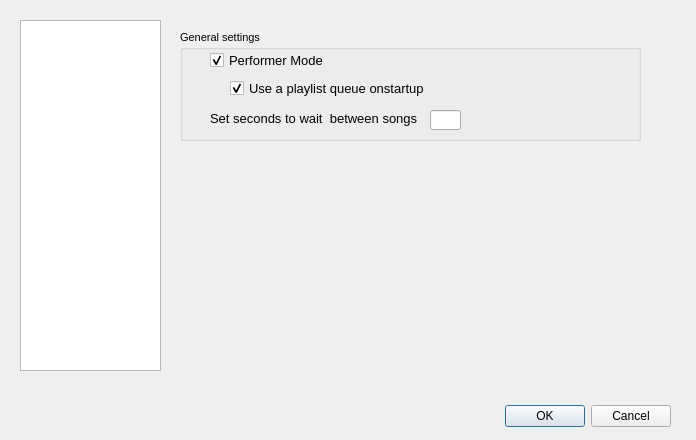
<?xml version="1.0" encoding="UTF-8"?>
<!--
Copyright (c) 2017 Tim Chen

This file is part of PyKS.

This file may be used under the terms of the GNU General Public License
version 3.0 as published by the Free Software Foundation and appearing in
the file LICENSE included in the packaging of this file.  Please review the
following information to ensure the GNU General Public License version 3.0
requirements will be met: http://www.gnu.org/copyleft/gpl.html.

This file is provided AS IS with NO WARRANTY OF ANY KIND, INCLUDING THE
WARRANTY OF DESIGN, MERCHANTABILITY AND FITNESS FOR A PARTICULAR PURPOSE.
See the GNU Public License along with PyKS.
-->
<ui version="4.0">
 <class>SettingsDialog</class>
 <widget class="QDialog" name="SettingsDialog">
  <property name="windowModality">
   <enum>Qt::NonModal</enum>
  </property>
  <property name="geometry">
   <rect>
    <x>0</x>
    <y>0</y>
    <width>696</width>
    <height>440</height>
   </rect>
  </property>
  <property name="windowTitle">
   <string>Dialog</string>
  </property>
  <property name="modal">
   <bool>true</bool>
  </property>
  <widget class="QDialogButtonBox" name="controlBox">
   <property name="geometry">
    <rect>
     <x>330</x>
     <y>400</y>
     <width>341</width>
     <height>32</height>
    </rect>
   </property>
   <property name="orientation">
    <enum>Qt::Horizontal</enum>
   </property>
   <property name="standardButtons">
    <set>QDialogButtonBox::Cancel|QDialogButtonBox::Ok</set>
   </property>
  </widget>
  <widget class="QListWidget" name="settingsList">
   <property name="geometry">
    <rect>
     <x>20</x>
     <y>20</y>
     <width>141</width>
     <height>351</height>
    </rect>
   </property>
   <property name="font">
    <font>
     <pointsize>10</pointsize>
    </font>
   </property>
  </widget>
  <widget class="QStackedWidget" name="stackedWidget">
   <property name="geometry">
    <rect>
     <x>180</x>
     <y>0</y>
     <width>471</width>
     <height>351</height>
    </rect>
   </property>
   <property name="font">
    <font>
     <pointsize>10</pointsize>
    </font>
   </property>
   <property name="currentIndex">
    <number>0</number>
   </property>
   <widget class="QWidget" name="page">
    <widget class="QGroupBox" name="groupBox_4">
     <property name="geometry">
      <rect>
       <x>0</x>
       <y>30</y>
       <width>461</width>
       <height>111</height>
      </rect>
     </property>
     <property name="font">
      <font>
       <pointsize>8</pointsize>
      </font>
     </property>
     <property name="title">
      <string>General settings</string>
     </property>
     <widget class="QCheckBox" name="performerModeCheckBox">
      <property name="geometry">
       <rect>
        <x>30</x>
        <y>20</y>
        <width>299</width>
        <height>20</height>
       </rect>
      </property>
      <property name="font">
       <font>
        <pointsize>10</pointsize>
        <weight>50</weight>
        <bold>false</bold>
       </font>
      </property>
      <property name="text">
       <string>Performer Mode</string>
      </property>
      <property name="checked">
       <bool>true</bool>
      </property>
     </widget>
     <widget class="QLineEdit" name="secondsToWaitTextBox">
      <property name="geometry">
       <rect>
        <x>250</x>
        <y>80</y>
        <width>31</width>
        <height>20</height>
       </rect>
      </property>
      <property name="font">
       <font>
        <pointsize>10</pointsize>
       </font>
      </property>
     </widget>
     <widget class="QLabel" name="label_5">
      <property name="geometry">
       <rect>
        <x>30</x>
        <y>80</y>
        <width>211</width>
        <height>16</height>
       </rect>
      </property>
      <property name="font">
       <font>
        <pointsize>10</pointsize>
       </font>
      </property>
      <property name="text">
       <string>Set seconds to wait  between songs</string>
      </property>
     </widget>
     <widget class="QCheckBox" name="queueOnStartupCheckBox">
      <property name="geometry">
       <rect>
        <x>50</x>
        <y>50</y>
        <width>231</width>
        <height>17</height>
       </rect>
      </property>
      <property name="font">
       <font>
        <pointsize>10</pointsize>
       </font>
      </property>
      <property name="text">
       <string>Use a playlist queue onstartup</string>
      </property>
      <property name="checked">
       <bool>true</bool>
      </property>
     </widget>
    </widget>
   </widget>
   <widget class="QWidget" name="page_2">
    <widget class="QGroupBox" name="groupBox">
     <property name="geometry">
      <rect>
       <x>0</x>
       <y>20</y>
       <width>451</width>
       <height>71</height>
      </rect>
     </property>
     <property name="font">
      <font>
       <pointsize>8</pointsize>
      </font>
     </property>
     <property name="title">
      <string>Network settings</string>
     </property>
     <widget class="QLabel" name="label_2">
      <property name="geometry">
       <rect>
        <x>20</x>
        <y>30</y>
        <width>71</width>
        <height>16</height>
       </rect>
      </property>
      <property name="font">
       <font>
        <pointsize>10</pointsize>
       </font>
      </property>
      <property name="text">
       <string>IP Address</string>
      </property>
     </widget>
     <widget class="QLineEdit" name="hostAddressTextBox">
      <property name="geometry">
       <rect>
        <x>90</x>
        <y>30</y>
        <width>101</width>
        <height>20</height>
       </rect>
      </property>
      <property name="font">
       <font>
        <pointsize>10</pointsize>
       </font>
      </property>
      <property name="inputMask">
       <string>000.000.000.000</string>
      </property>
     </widget>
     <widget class="QLabel" name="label_3">
      <property name="geometry">
       <rect>
        <x>210</x>
        <y>30</y>
        <width>31</width>
        <height>16</height>
       </rect>
      </property>
      <property name="font">
       <font>
        <pointsize>10</pointsize>
       </font>
      </property>
      <property name="text">
       <string>Port</string>
      </property>
     </widget>
     <widget class="QLineEdit" name="hostPortTextBox">
      <property name="geometry">
       <rect>
        <x>250</x>
        <y>30</y>
        <width>41</width>
        <height>20</height>
       </rect>
      </property>
      <property name="inputMask">
       <string>00000</string>
      </property>
      <property name="text">
       <string/>
      </property>
     </widget>
     <widget class="QPushButton" name="autoDetectButton">
      <property name="geometry">
       <rect>
        <x>320</x>
        <y>30</y>
        <width>101</width>
        <height>23</height>
       </rect>
      </property>
      <property name="text">
       <string>Auto detect</string>
      </property>
     </widget>
    </widget>
    <widget class="QGroupBox" name="groupBox_2">
     <property name="geometry">
      <rect>
       <x>0</x>
       <y>130</y>
       <width>451</width>
       <height>161</height>
      </rect>
     </property>
     <property name="font">
      <font>
       <pointsize>8</pointsize>
      </font>
     </property>
     <property name="title">
      <string>Karaoke server settings</string>
     </property>
     <widget class="QCheckBox" name="serverOnStartupCheckBox">
      <property name="geometry">
       <rect>
        <x>20</x>
        <y>30</y>
        <width>191</width>
        <height>31</height>
       </rect>
      </property>
      <property name="font">
       <font>
        <pointsize>10</pointsize>
       </font>
      </property>
      <property name="text">
       <string>Automatically start the server</string>
      </property>
     </widget>
     <widget class="QLabel" name="label_4">
      <property name="geometry">
       <rect>
        <x>20</x>
        <y>130</y>
        <width>301</width>
        <height>16</height>
       </rect>
      </property>
      <property name="font">
       <font>
        <pointsize>10</pointsize>
       </font>
      </property>
      <property name="text">
       <string>Set Max Number of Clients (-1 = Unlimited)</string>
      </property>
     </widget>
     <widget class="QLineEdit" name="maxConnectedClientsTextBox">
      <property name="geometry">
       <rect>
        <x>280</x>
        <y>130</y>
        <width>71</width>
        <height>20</height>
       </rect>
      </property>
      <property name="font">
       <font>
        <pointsize>10</pointsize>
       </font>
      </property>
     </widget>
     <widget class="QCheckBox" name="allowMultipleConnectionsCheckBox">
      <property name="geometry">
       <rect>
        <x>20</x>
        <y>100</y>
        <width>321</width>
        <height>17</height>
       </rect>
      </property>
      <property name="font">
       <font>
        <pointsize>10</pointsize>
       </font>
      </property>
      <property name="text">
       <string>Allow multiple connections from the same client</string>
      </property>
     </widget>
     <widget class="QLabel" name="label">
      <property name="geometry">
       <rect>
        <x>20</x>
        <y>70</y>
        <width>131</width>
        <height>16</height>
       </rect>
      </property>
      <property name="font">
       <font>
        <pointsize>10</pointsize>
       </font>
      </property>
      <property name="text">
       <string>Set server password</string>
      </property>
     </widget>
     <widget class="QLineEdit" name="adminPasswordTextBox">
      <property name="geometry">
       <rect>
        <x>150</x>
        <y>70</y>
        <width>161</width>
        <height>20</height>
       </rect>
      </property>
      <property name="font">
       <font>
        <pointsize>10</pointsize>
       </font>
      </property>
     </widget>
    </widget>
   </widget>
   <widget class="QWidget" name="page_3">
    <widget class="QGroupBox" name="groupBox_3">
     <property name="geometry">
      <rect>
       <x>0</x>
       <y>20</y>
       <width>451</width>
       <height>341</height>
      </rect>
     </property>
     <property name="font">
      <font>
       <pointsize>8</pointsize>
      </font>
     </property>
     <property name="title">
      <string>Add songs to the database</string>
     </property>
     <widget class="QWidget" name="verticalLayoutWidget">
      <property name="geometry">
       <rect>
        <x>20</x>
        <y>50</y>
        <width>331</width>
        <height>281</height>
       </rect>
      </property>
      <layout class="QVBoxLayout" name="verticalLayout">
       <item>
        <widget class="QListWidget" name="searchFolderList">
         <property name="font">
          <font>
           <pointsize>10</pointsize>
          </font>
         </property>
         <property name="selectionMode">
          <enum>QAbstractItemView::ExtendedSelection</enum>
         </property>
        </widget>
       </item>
       <item>
        <widget class="QPushButton" name="updDatabaseButton">
         <property name="text">
          <string>Update Database</string>
         </property>
        </widget>
       </item>
      </layout>
     </widget>
     <widget class="QPushButton" name="browseButton">
      <property name="geometry">
       <rect>
        <x>360</x>
        <y>50</y>
        <width>81</width>
        <height>23</height>
       </rect>
      </property>
      <property name="text">
       <string>Browse...</string>
      </property>
     </widget>
     <widget class="QPushButton" name="removeButton">
      <property name="geometry">
       <rect>
        <x>360</x>
        <y>80</y>
        <width>81</width>
        <height>23</height>
       </rect>
      </property>
      <property name="text">
       <string>Remove</string>
      </property>
     </widget>
    </widget>
   </widget>
  </widget>
 </widget>
 <resources/>
 <connections>
  <connection>
   <sender>controlBox</sender>
   <signal>accepted()</signal>
   <receiver>SettingsDialog</receiver>
   <slot>accept()</slot>
   <hints>
    <hint type="sourcelabel">
     <x>248</x>
     <y>254</y>
    </hint>
    <hint type="destinationlabel">
     <x>157</x>
     <y>274</y>
    </hint>
   </hints>
  </connection>
  <connection>
   <sender>controlBox</sender>
   <signal>rejected()</signal>
   <receiver>SettingsDialog</receiver>
   <slot>reject()</slot>
   <hints>
    <hint type="sourcelabel">
     <x>316</x>
     <y>260</y>
    </hint>
    <hint type="destinationlabel">
     <x>286</x>
     <y>274</y>
    </hint>
   </hints>
  </connection>
 </connections>
</ui>
